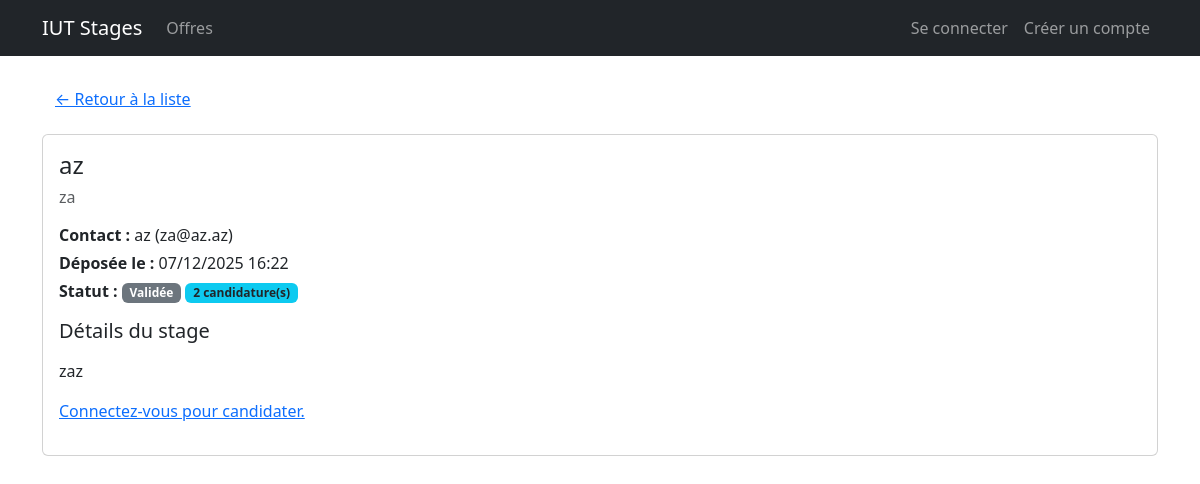
Page /2/ on the committed database.
### apps/offers/models.py (models this page shows, shortened)
class InternshipOffer(models.Model):
    STATUS_CHOICES = [
        ('pending', 'En attente de validation'),
        ('validated', 'Validée'),
        ('rejected', 'Refusée'),
        ('closed', 'Clôturée'),
    ]
    title = models.CharField(max_length=255)
    organization = models.CharField(max_length=255)
    contact_name = models.CharField(max_length=255)
    contact_email = models.EmailField()
    details = models.TextField()
    status = models.CharField(
        max_length=10,
        choices=STATUS_CHOICES,
        default='pending',
    )
    submission_date = models.DateTimeField(default=timezone.now)
    @property
    def applications_count(self) -> int:
        return self.applications.count()
    @property
    def is_open_for_applications(self) -> bool:
        return self.status == 'validated' and self.applications.count() < 5

### apps/offers/views.py (the view)
# urls.py: path('<int:pk>/', views.offer_detail, name='offer_detail'),
def offer_detail(request, pk):
    offer = get_object_or_404(InternshipOffer, pk=pk)
    context = {
        "offer": offer,
        "applications_count": offer.applications_count,
        "can_apply": offer.is_open_for_applications,
    }
    return render(request, "offers/offer_detail.html", context)

### apps/offers/templates/offers/offer_detail.html (shortened to what this page needs)
{% extends "base.html" %}
{% block content %}
<div class="mb-3">
  <a href="{% url 'offers:offer_list' %}" class="btn btn-link">&larr; Retour à la liste</a>
</div>
<div class="card">
  <div class="card-body">
    <h1 class="h4">{{ offer.title }}</h1>
    <h2 class="h6 text-muted mb-3">{{ offer.organization }}</h2>
    <p class="mb-1"><strong>Contact :</strong> {{ offer.contact_name }} ({{ offer.contact_email }})</p>
    <p class="mb-1"><strong>Déposée le :</strong> {{ offer.submission_date|date:"d/m/Y H:i" }}</p>
    <p class="mb-3">
      <strong>Statut :</strong>
      <span class="badge bg-secondary">{{ offer.get_status_display }}</span>
      <span class="badge bg-info text-dark">{{ applications_count }} candidature(s)</span>
    </p>
    <h5>Détails du stage</h5>
    <p>{{ offer.details|linebreaks }}</p>
    {% if not user.is_authenticated and can_apply %}
      <p class="mt-3">
        <a href="{% url 'accounts:login' %}?next={% url 'offers:offer_apply' offer.pk %}">
          Connectez-vous pour candidater.
        </a>
      </p>
    {% endif %}
  </div>
</div>
{% endblock %}

### rows in the picture
InternshipOffer: title "az", organization "za", contact_name "az", contact_email "za@az.az", submission_date "07/12/2025 16:22", status "Validée", details "zaz"

### other values in the picture
{{ applications_count }} "2"
